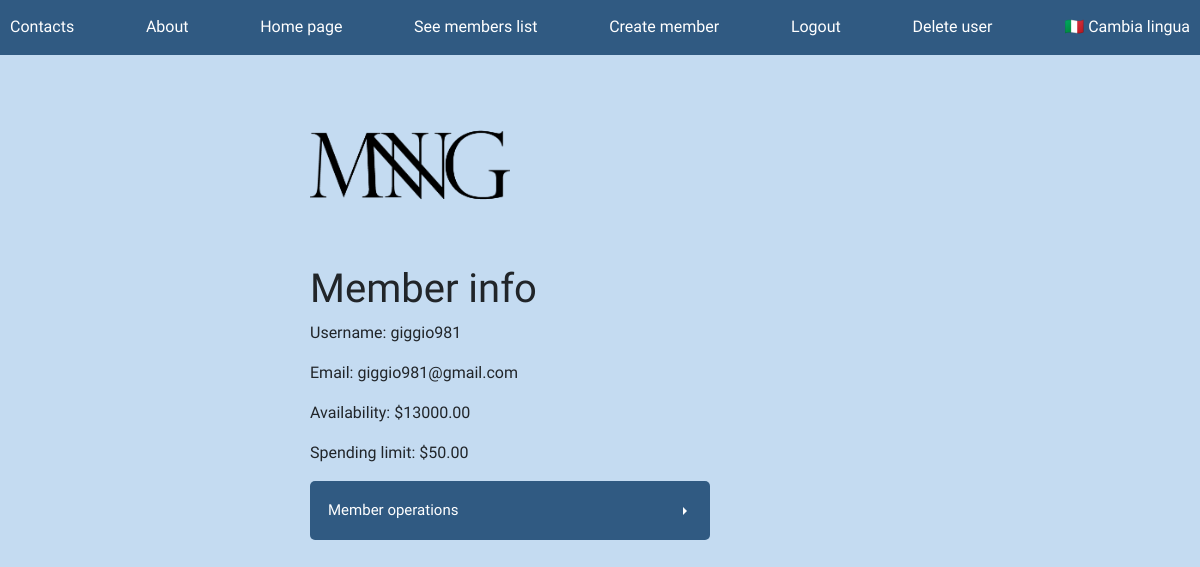
/en/user/giggio981/ (signed in), run on the app's committed database.
### members/models.py (models this page shows, shortened)
class Member(models.Model):
    name = models.CharField(max_length=256)
    email = models.EmailField(max_length=256)
    availability = models.DecimalField(max_digits=10000, decimal_places=2)
    spendable = models.DecimalField(max_digits=10000, decimal_places=2, db_column='spending')
    author = models.CharField(max_length=256, default='')
    history = HistoricalRecords()
    def __init__(self, *args, **kwargs):
        super().__init__(*args, **kwargs)

### members/views.py (the view)
# urls.py: path('en/user/<str:name>/', member_detail_view, name='member_detail_view'),                                 # member.views
def member_detail_view(request, name):
    obj = get_object_or_404(Member, name=name, author=request.user)
    if str(request.user) != obj.author:
        return redirect(reverse('refused'))
    context = {
        "obj": obj
    }
    return render(request, "member/en/detail_member.html", context)

### templates/member/en/detail_member.html (shortened to what this page needs)
{% extends 'html/base.html' %}
{% block navbar %}
<div class="navbarFlex">
{% include 'html/en/navbar.html' %}
<p>
    <a href="{% url 'member_detail_view_it' name=obj.name %}" class="navbarColor">🇮🇹 Cambia lingua</a>
</p>
</div>
{% endblock %}
{% block body_content %}
<h1>Member info</h1>
<p>Username: {{ obj.name }}</p>
<p>Email: {{ obj.email }}</p>
<p>Availability: ${{ obj.availability }}</p>
<p>Spending limit: ${{ obj.spendable }}</p>
{% include 'html/en/member_ops.html' %}
{% endblock %}

### static/css/html.css (style rules this page uses)
body { font-family: 'Comfortaa'; padding-left: 0px; background-color: #C4DBF1; }
.navbarFlex { display: flex; justify-content: space-between; padding-left: 0px; padding-right: 10px; }
.navbarColor { padding-top: 15px; background-color: #305a82; color: white; }

### data on the page
Member: name "giggio981", email "giggio981@gmail.com", availability "13000.00", spendable "50.00"
